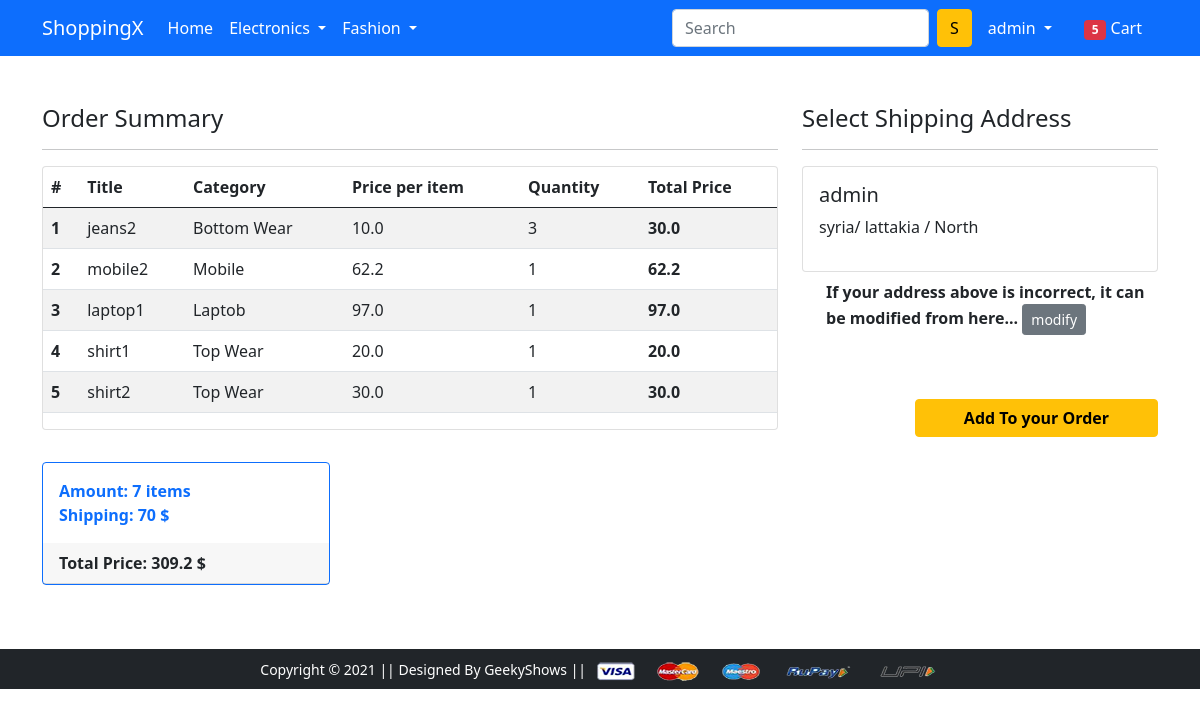
Screenshot of /checkout/ (signed in) with the database file from the repository.
### app/models.py (models this page shows, shortened)
class Customer(models.Model):
    user=models.OneToOneField(User,on_delete=models.CASCADE)
    name=models.CharField(max_length=200, null = True, blank = True)
    locality=models.CharField(max_length=200, null = True, blank = True)
    city=models.CharField(max_length=50, null = True, blank = True)
    zipcode=models.IntegerField(null = True, blank = True)
    state=models.CharField(choices=STATE_CHOICES,max_length=50, null = True, blank = True)
    def totalCartItem(self):
        return Cart.objects.filter(user=self.user).count()

class Cart(models.Model):
    user=models.ForeignKey(User,on_delete=models.CASCADE)
    product=models.ForeignKey(Product,on_delete=models.CASCADE)
    quantity=models.PositiveIntegerField(default=1)
    @property
    def total_price(self):
        return self.product.discounted_price * self.quantity

class Product(models.Model):
    title=models.CharField(max_length=100)
    selling_price=models.FloatField()
    discounted_price=models.FloatField()
    description=models.TextField()
    brand=models.CharField(max_length=100)
    category=models.CharField(choices=CATEGORY_CHOICES,max_length=2)
    product_image=models.ImageField(upload_to='productImg')

### app/views.py (the view)
# urls.py: path('checkout/', views.Checkout.as_view(), name='checkout'),
@method_decorator(login_required,name='dispatch')
class Checkout(View):
    def get(self,request):
        cartData=Cart.objects.filter(user=request.user)
        totalPriceList={x.product.id:x.product.discounted_price * x.quantity for x in cartData}
        totalPrice=sum(totalPriceList.values())
        amount=cartData.aggregate(Sum('quantity'))
        return render(request, 'app/checkout.html',{
            'cartData':cartData,
            'amount':amount.get('quantity__sum'),
            'totalPrice':totalPrice
            })

### app/templatetags/extra_filters.py (called while the page is built)
@register.filter('convert')
def convert(value):
    val= {'M':'Mobile' ,'L':'Laptob', 'TW':'Top Wear', 'BW':'Bottom Wear'}
    return val.get(value)

@register.filter('adding')
def slice(value,arg):
    return value + int(arg)

### app/templates/app/checkout.html (shortened to what this page needs)
{% extends 'app/base.html' %}
{% load static %}
{%load extra_filters%}
{% block main-content %}
<div class="container my-5">
 <div class="row ">
   <div class="col">
    <h4>Order Summary</h4>
    <hr>
      <div class="card mb-2">
        {%if cartData%}
        <table class="table table-striped table-hover">
          <thead>
            <tr>
              <th scope="col">#</th>
              <th scope="col">Title </th>
              <th scope="col">Category</th>
              <th scope="col">Price per item</th>
              <th scope="col">Quantity</th>
              <th scope="col">Total Price</th>
            </tr>
          </thead>
          <tbody>
              {%for item in cartData%}
            <tr>
              <th scope="row">{{forloop.counter}}</th>
              <td>{{item.product.title}}</td>
              <td>{{item.product.category|convert}}</td>
              <td>{{item.product.discounted_price}}</td>
              <td>{{item.quantity}}</td>
              <td> <strong>{{item.total_price}}</strong> </td>
            </tr>
             {%endfor%}
          </tbody>
        </table>
      </div><br>
      <div class="card border-primary mb-3" style="max-width: 18rem;">
        <div class="card-body text-primary">
          <p class="card-text">
            <strong >Amount: {{amount}} items</strong><br>
          <strong>Shipping:  70 $</strong><br>
          </p>
        </div>
        <div class="card-header"> <strong>Total Price: {{totalPrice|adding:'70'}} $  </strong>
        </div>
    </div>
  </div>
  <div class="col-lg-4 col-md-4 col-sm-6 col-xs-6">
    <h4>Select Shipping Address</h4>
    <hr>
      <div class="card">
        <div class="card-body">
        <h5>{{request.user.username}}</h5>
        <p>{{request.user.customer.locality}}/ {{request.user.customer.city}} / {{request.user.customer.state}}</p>
        </div>
      </div>
        <div class="form-check mt-2 mb-5">
          <label class="form-check-label fw-bold" >
            If your address above is incorrect, it can be modified from here...
            <a href="{%url 'update_address' request.user.customer.id %} " class="btn btn-secondary btn-sm">modify</a></label>
        </div>
        <div class="text-end">
          <a href="{%url 'add_to_orders' %}" class="btn btn-warning mt-3 px-5 fw-bold">Add To your Order</a>
        </div>
    </div>
    {%else%}
    <div class="alert alert-secondary" role="alert">
      There are no products in your cart yet<br>
      Go to the home page to add products to your cart<br><br>
      <a class='btn btn-primary btn-sm' href="{%url 'home' %}"> Home</a>
        </div>
    {%endif%}
  </div>
</div>
{% endblock main-content %}

### app/templates/app/base.html (shortened to what this page needs)
<!doctype html>
{% load static %}
<html lang="en">
  <head>
    <link href="https://cdn.jsdelivr.net/npm/bootstrap@5.0.0-beta1/dist/css/bootstrap.min.css" rel="stylesheet">
    <link rel="stylesheet" href="{% static 'app/css/owl.carousel.min.css' %}">
    <link rel="stylesheet" href="{% static 'app/css/all.min.css' %}">
    <link rel="stylesheet" href="{% static 'app/css/style.css' %}">
  </head>
  <body>
    <nav class="navbar navbar-expand-lg navbar-dark bg-primary">
     <div class="container">
       <a class="navbar-brand" href="/">ShoppingX</a>
       <div class="collapse navbar-collapse" id="navbarSupportedContent">
         <ul class="navbar-nav me-auto mb-2 mb-lg-0">
           <li class="nav-item">
             <a class="nav-link active" aria-current="page" href="/">Home</a>
           </li>
           <li class="nav-item dropdown">
             <a class="nav-link dropdown-toggle text-white" href="#" id="electronicsDropdown" role="button" data-bs-toggle="dropdown" aria-expanded="false">
               Electronics
             </a>
           </li>
           <li class="nav-item dropdown">
             <a class="nav-link dropdown-toggle text-white" href="#" id="fashionDropdown" role="button" data-bs-toggle="dropdown" aria-expanded="false">
               Fashion
             </a>
           </li>
         </ul>
         <form class="d-flex">
           <input class="form-control me-2" type="search" placeholder="Search" aria-label="Search">
           <button class="btn btn-warning" type="submit">S</button>
         </form>
         <div>
          <ul class="navbar-nav me-auto mb-2 mb-lg-0">
            {%if request.user.is_authenticated and not request.user.is_anonymous%}
           <li class="nav-item dropdown mx-2">
              <a class="nav-link dropdown-toggle text-white" href="#" id="profileDropdown" role="button" data-bs-toggle="dropdown" aria-expanded="false">
                {{request.user.username}}
              </a>
            </li>
            <li class="nav-item mx-2">
             <a href="{% url 'cart' %}" class="nav-link text-white"><span class="badge bg-danger">
               {{request.user.customer.totalCartItem}}</span> Cart </a>
            </li>
            {%endif%}
          </ul>
         </div>
       </div>
     </div>
    </nav>
    {% block main-content %} {% endblock main-content %}
    <footer class="container-fluid bg-dark text-center p-2 mt-5">
        <small class="text-white">Copyright &copy; 2021 || Designed By GeekyShows || </small>
        <img src="{% static 'app/images/payment.png' %}" alt="" srcset="" class="img-fluid" height="2px">
    </footer>
  </body>
</html>

### rows the page displays
Cart: product "jeans2", product.category|convert "Bottom Wear", product.discounted_price "10.0", quantity "3", total_price "30.0"
Cart: product "mobile2", product.category|convert "Mobile", product.discounted_price "62.2", quantity "1", total_price "62.2"
Cart: product "laptop1", product.category|convert "Laptob", product.discounted_price "97.0", quantity "1", total_price "97.0"
Cart: product "shirt1", product.category|convert "Top Wear", product.discounted_price "20.0", quantity "1", total_price "20.0"
Cart: product "shirt2", product.category|convert "Top Wear", product.discounted_price "30.0", quantity "1", total_price "30.0"

### other values shown
{{ request.user.username }} "admin"
{{ request.user.customer.totalCartItem }} "5"
{{ amount }} "7"
{{ totalPrice|adding:'70' }} "309.2"
{{ request.user.customer.locality }} "syria"
{{ request.user.customer.city }} "lattakia"
{{ request.user.customer.state }} "North"
